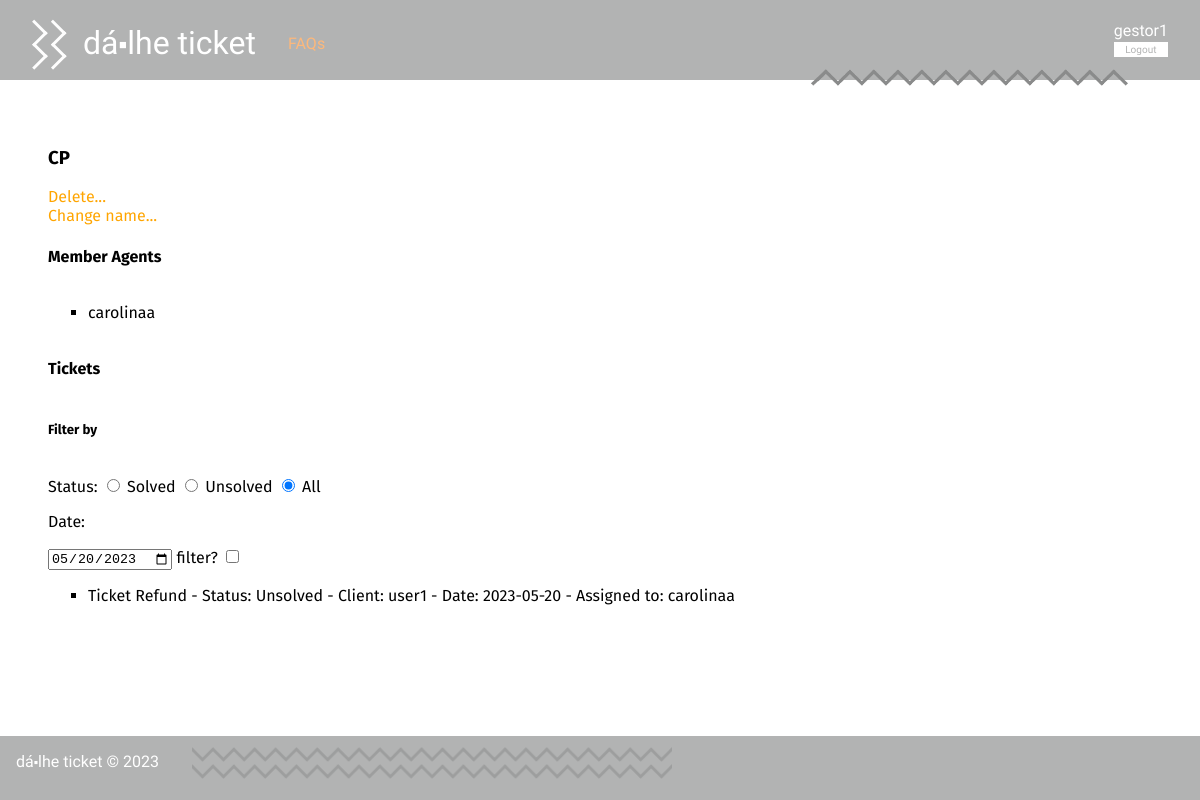
Screenshot of /project/pages/departmentDetails.php?name=CP (signed in) with the database file from the repository.
### tables this page shows
CREATE TABLE Department(
   name varchar(20) primary key
);

CREATE TABLE User(
   name varchar(60) not null,
   username varchar(20) primary key,
   email varchar(60) not null,
   password varchar(40) not null,
   type varchar(5) not null, /*user, agent, admin*/
   department varchar(20)
, ticket_count integer default 0, closed_tickets integer default 0);

CREATE TABLE Ticket(
   id integer primary key autoincrement,
   title varchar(60) not null,
   client varchar(20) not null,
   agent varchar(20),
   status varchar(10) not null,
   department varchar(20),
   foreign key (client) references User(username),
   foreign key (agent) references User(username),
   foreign key (department) references Department(name)
);

CREATE TABLE Message(
   id integer primary key autoincrement,
   ticketId integer not null,
   isFromClient boolean not null,
   message text not null,
   author varchar(20) not null,
   datetime datetime not null,
   foreign key (ticketId) references Ticket(id)
);

### database/department.class.php (called while the page is built, shortened)
<?php
  require_once(__DIR__ . '/ticket.class.php');
  class Department{
    public string $name;
    public function __construct(string $name){
      $this->name = $name;
    }
    public function getMemberAgents(PDO $db) : array {
      $stmt = $db->prepare('SELECT * FROM User WHERE department = ?');
      $stmt->execute(array($this->name));
      $agents = array();
      while ($agent = $stmt->fetch()) {
        $agents[] = new User(
          $agent['name'],
          $agent['username'],
          $agent['email'],
          $agent['type'],
          $agent['department'],
          intval($agent['ticket_count']),
          intval($agent['closed_tickets'])
        );
      }
      return $agents;
    }
    static public function getDepartmentByName(PDO $db, string $name) {
      $stmt = $db->prepare('SELECT * FROM Department WHERE name = ?');
      $stmt->execute(array($name));
      $query = $stmt->fetchAll()[0];
      return new Department($query['name']);
    }
  }
?>

### project/utils/session.php (called while the page is built, shortened)
<?php
  class Session {
    public function getName() : ?string {
      return isset($_SESSION['name']) ? $_SESSION['name'] : null;
    }
  }
?>

### database/user.class.php (called while the page is built, shortened)
<?php
require_once(__DIR__ . '/ticket.class.php');
class User{
  public function __construct(string $name, string $username, string $email, string $type, $department, int $ticket_count, int $closed_tickets){
    $this->username = $username;
  }
  static public function getUserTypeByUsername(PDO $db, string $username) : string {
    $stmt = $db->prepare('SELECT type from User where username = ?');
    $stmt->execute(array($username));
    return $stmt->fetchAll()[0]['type'];
  }
}
?>

### database/ticket.class.php (called while the page is built, shortened)
<?php
class Ticket {
    public int $id;
    public function __construct(int $id, string $title, string $client, ?string $agent, string $status, string $department) {
        $this->id = $id;
        $this->title = $title;
        $this->client = $client;
        $this->agent = $agent;
        $this->status = $status;
    }
    static public function getAllTicketsInDepartment(PDO $db, string $name) : array {
        $stmt = $db->prepare("
            SELECT id, title, client, agent, status, department
            FROM Ticket
            WHERE department = ?
        ");
        $stmt->execute(array($name));
        $tickets = array();
        while($ticket = $stmt->fetch()){
            $tickets[] = new Ticket(
            $ticket['id'],
            $ticket['title'],
            $ticket['client'],
            $ticket['agent'],
            $ticket['status'],
            $ticket['department']
            );
        }
        return $tickets;
    }
    public function getDate(PDO $db) : string {
        $stmt = $db->prepare('SELECT datetime FROM Message WHERE ticketId = ? ORDER BY id LIMIT 1');
        $stmt->execute(array($this->id));
        $datetime = strval($stmt->fetchAll()[0]['datetime']);
        return substr($datetime, 0, 10);
    }
}
?>

### project/templates/departmentDetails.tpl.php (the view, shortened to what this page needs)
<?php
require_once(__DIR__ . '/../../database/department.class.php');
require_once(__DIR__ . '/../../database/ticket.class.php');
require_once(__DIR__ . '/../../database/user.class.php');
require_once(__DIR__ . '/../../database/connection.db.php');
function drawDepartment(Department $department) : void {
        global $session, $db;
        $my_type = User::getUserTypeByUsername($db, $session->getName());
?>
    <h3 class="name"><?= $department->name ?></h3>
<?php
    if ($my_type == 'admin') {
?>
    <div class="dep_options">
        <a href="../actions/action_delete_department.php?name=<?= $department->name ?>">Delete...</a>
        <br>
        <a href="../pages/change_department_name.php?name=<?= $department->name ?>">Change name...</a>
    </div>
<?php
    }
?>
    <h4>Member Agents</h4>
    <ul class="search_list">
<?php
    foreach ($department->getMemberAgents($db) as $agent) {
?>
    <li>
        <a href="../pages/profile.php?username=<?= $agent->username ?>"><?= $agent->username ?></a>
    </li>
<?php
    }
?>
    </ul>
    <h4>Tickets</h4>
    <h5>Filter by</h5>
    <form class="radio_form" id="status">
        <p>Status: </p>
        <input type="radio" name="status" value="Solved">
        <p>Solved</p>
        <input type="radio" name="status" value="Unsolved">
        <p>Unsolved</p>
        <input type="radio" name="status" value="All" checked>
        <p>All</p>
    </form>
    <form class="date_form" id="date">
        <p>Date: </p>
        <input type="date" id="date" name="date">
        filter? <input type="checkbox" id="filter" name="filter">
    </form>
    <ul class="ticket_list">
<?php
    foreach (Ticket::getAllTicketsInDepartment($db, $department->name) as $ticket) {
?>
    <li class="ticket">
        <a href="../pages/ticket.php?id=<?= $ticket->id ?>"><?= $ticket->title ?>
        - Status: <span id="status"><?= $ticket->status ?></span>
        - Client: <?= $ticket->client ?>
        - Date: <span id="date"><?= $ticket->getDate($db) ?></span>
        <?php if($ticket->agent != null) { ?>
        - Assigned to: <span id="agent"><?= $ticket->agent ?></span></a>
        <?php } else {?>
        - <span id="agent">No Agent Assigned</span></a>
        <?php } ?>
    </li>
<?php
    }
?>
    </ul>
<?php
    }
?>

### project/css/style.css (style rules this page uses)
body { font-family: 'Allerta Stencil', sans-serif; margin: 0; padding: 0; display: grid; grid-template-columns: auto; grid-template-rows: 5em auto 4em; grid-template-areas: "header" "main" "footer"; min-height: 100vh; background-color: #b2b3b3; }
form * { display: block; }
a { text-decoration: none; color: orange; }
.radio_form { margin-top: 1em; }
.radio_form input { display: inline; }
.radio_form p { display: inline; }
.search_list a { color: black; }
p { overflow-wrap: break-word; }
.ticket_list a { color: black; text-decoration: none; }
form.date_form #date { display: inline-block; }
form.date_form #filter { display: inline-block; }
ul { list-style-type: square; }

### rows the page displays
department: name "CP"
user: username "carolinaa"
ticket: title "Ticket Refund", status "Unsolved", client "user1", id.datetime "2023-05-20", agent "carolinaa"

### other values shown
$name "dá⬝lhe ticket"
$session->getName() "gestor1"
